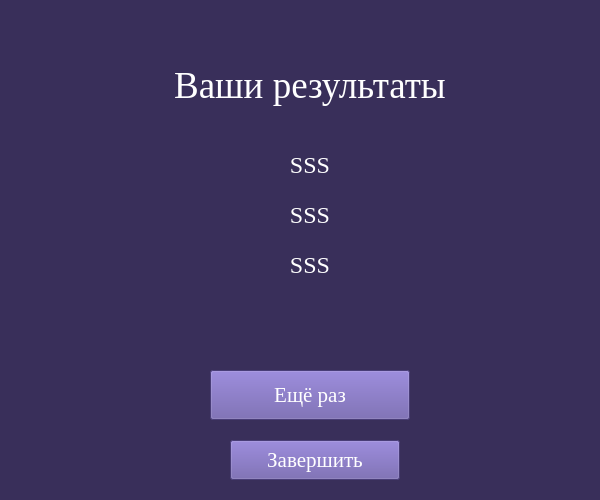
    <widget class="QWidget" name="CMResults">
     <property name="sizePolicy">
      <sizepolicy hsizetype="Fixed" vsizetype="Fixed">
       <horstretch>0</horstretch>
       <verstretch>0</verstretch>
      </sizepolicy>
     </property>
     <property name="minimumSize">
      <size>
       <width>600</width>
       <height>500</height>
      </size>
     </property>
     <property name="maximumSize">
      <size>
       <width>600</width>
       <height>500</height>
      </size>
     </property>
     <property name="styleSheet">
      <string notr="true">background-color: rgb(57, 47, 90);</string>
     </property>
     <widget class="QLabel" name="yourResultsLabel">
      <property name="geometry">
       <rect>
        <x>160</x>
        <y>60</y>
        <width>300</width>
        <height>50</height>
       </rect>
      </property>
      <property name="font">
       <font>
        <family>Times New Roman</family>
        <pointsize>28</pointsize>
       </font>
      </property>
      <property name="styleSheet">
       <string notr="true">color: rgb(255, 255, 255);</string>
      </property>
      <property name="text">
       <string>Ваши результаты</string>
      </property>
      <property name="alignment">
       <set>Qt::AlignCenter</set>
      </property>
     </widget>
     <widget class="QLabel" name="countLabel">
      <property name="geometry">
       <rect>
        <x>60</x>
        <y>150</y>
        <width>500</width>
        <height>30</height>
       </rect>
      </property>
      <property name="font">
       <font>
        <family>Times New Roman</family>
        <pointsize>18</pointsize>
       </font>
      </property>
      <property name="styleSheet">
       <string notr="true">color: rgb(255, 255, 255);</string>
      </property>
      <property name="text">
       <string>SSS</string>
      </property>
      <property name="alignment">
       <set>Qt::AlignCenter</set>
      </property>
     </widget>
     <widget class="QLabel" name="accuracyLabel">
      <property name="geometry">
       <rect>
        <x>60</x>
        <y>200</y>
        <width>500</width>
        <height>30</height>
       </rect>
      </property>
      <property name="font">
       <font>
        <family>Times New Roman</family>
        <pointsize>18</pointsize>
       </font>
      </property>
      <property name="styleSheet">
       <string notr="true">color: rgb(255, 255, 255);</string>
      </property>
      <property name="text">
       <string>SSS</string>
      </property>
      <property name="alignment">
       <set>Qt::AlignCenter</set>
      </property>
     </widget>
     <widget class="QLabel" name="greatCountLabel">
      <property name="geometry">
       <rect>
        <x>60</x>
        <y>250</y>
        <width>500</width>
        <height>30</height>
       </rect>
      </property>
      <property name="font">
       <font>
        <family>Times New Roman</family>
        <pointsize>18</pointsize>
       </font>
      </property>
      <property name="styleSheet">
       <string notr="true">color: rgb(255, 255, 255);</string>
      </property>
      <property name="text">
       <string>SSS</string>
      </property>
      <property name="alignment">
       <set>Qt::AlignCenter</set>
      </property>
     </widget>
     <widget class="QPushButton" name="againBtn">
      <property name="geometry">
       <rect>
        <x>210</x>
        <y>370</y>
        <width>200</width>
        <height>50</height>
       </rect>
      </property>
      <property name="font">
       <font>
        <family>Times New Roman</family>
        <pointsize>16</pointsize>
       </font>
      </property>
      <property name="styleSheet">
       <string notr="true">color: rgb(255, 255, 255);
background-color: rgb(102, 86, 166);</string>
      </property>
      <property name="text">
       <string>Ещё раз</string>
      </property>
     </widget>
     <widget class="QPushButton" name="endBtn">
      <property name="geometry">
       <rect>
        <x>230</x>
        <y>440</y>
        <width>170</width>
        <height>40</height>
       </rect>
      </property>
      <property name="font">
       <font>
        <family>Times New Roman</family>
        <pointsize>16</pointsize>
       </font>
      </property>
      <property name="styleSheet">
       <string notr="true">color: rgb(255, 255, 255);
background-color: rgb(102, 86, 166);</string>
      </property>
      <property name="text">
       <string>Завершить</string>
      </property>
     </widget>
    </widget>
